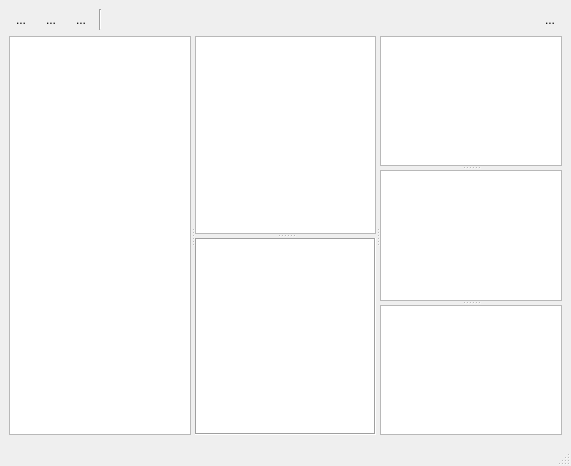
<?xml version="1.0" encoding="UTF-8"?>
<ui version="4.0">
 <class>MainWindow</class>
 <widget class="QMainWindow" name="MainWindow">
  <property name="geometry">
   <rect>
    <x>0</x>
    <y>0</y>
    <width>571</width>
    <height>466</height>
   </rect>
  </property>
  <property name="sizePolicy">
   <sizepolicy hsizetype="Expanding" vsizetype="Preferred">
    <horstretch>0</horstretch>
    <verstretch>0</verstretch>
   </sizepolicy>
  </property>
  <property name="acceptDrops">
   <bool>false</bool>
  </property>
  <property name="windowTitle">
   <string>File organizer - ...</string>
  </property>
  <property name="toolButtonStyle">
   <enum>Qt::ToolButtonIconOnly</enum>
  </property>
  <widget class="QWidget" name="centralwidget">
   <layout class="QGridLayout" name="gridLayout">
    <item row="0" column="0">
     <layout class="QHBoxLayout" name="horizontalLayout">
      <item>
       <widget class="QToolButton" name="btnFavorites">
        <property name="focusPolicy">
         <enum>Qt::ClickFocus</enum>
        </property>
        <property name="toolTip">
         <string>Favorites</string>
        </property>
        <property name="text">
         <string>...</string>
        </property>
        <property name="icon">
         <iconset>
          <normalon>:/image/Favourites.png</normalon>
         </iconset>
        </property>
        <property name="iconSize">
         <size>
          <width>24</width>
          <height>24</height>
         </size>
        </property>
        <property name="autoRaise">
         <bool>true</bool>
        </property>
       </widget>
      </item>
      <item>
       <widget class="QToolButton" name="btnScanFiles">
        <property name="focusPolicy">
         <enum>Qt::ClickFocus</enum>
        </property>
        <property name="toolTip">
         <string>Scan disk for files</string>
        </property>
        <property name="text">
         <string>...</string>
        </property>
        <property name="icon">
         <iconset>
          <normalon>:/image/Update.png</normalon>
         </iconset>
        </property>
        <property name="iconSize">
         <size>
          <width>24</width>
          <height>24</height>
         </size>
        </property>
        <property name="autoRaise">
         <bool>true</bool>
        </property>
       </widget>
      </item>
      <item>
       <widget class="QToolButton" name="btnGetFiles">
        <property name="focusPolicy">
         <enum>Qt::ClickFocus</enum>
        </property>
        <property name="toolTip">
         <string>Select files/Push and hold for options</string>
        </property>
        <property name="text">
         <string>...</string>
        </property>
        <property name="icon">
         <iconset>
          <normalon>:/image/Filter.png</normalon>
         </iconset>
        </property>
        <property name="iconSize">
         <size>
          <width>24</width>
          <height>24</height>
         </size>
        </property>
        <property name="autoRaise">
         <bool>true</bool>
        </property>
       </widget>
      </item>
      <item>
       <widget class="Line" name="line_2">
        <property name="orientation">
         <enum>Qt::Vertical</enum>
        </property>
       </widget>
      </item>
      <item>
       <spacer name="horizontalSpacer">
        <property name="orientation">
         <enum>Qt::Horizontal</enum>
        </property>
        <property name="sizeHint" stdset="0">
         <size>
          <width>40</width>
          <height>20</height>
         </size>
        </property>
       </spacer>
      </item>
      <item>
       <widget class="QToolButton" name="btnOption">
        <property name="focusPolicy">
         <enum>Qt::ClickFocus</enum>
        </property>
        <property name="toolTip">
         <string>Settings</string>
        </property>
        <property name="text">
         <string>...</string>
        </property>
        <property name="icon">
         <iconset>
          <normalon>:/image/menu.png</normalon>
         </iconset>
        </property>
        <property name="iconSize">
         <size>
          <width>24</width>
          <height>24</height>
         </size>
        </property>
        <property name="popupMode">
         <enum>QToolButton::InstantPopup</enum>
        </property>
        <property name="autoRaise">
         <bool>true</bool>
        </property>
       </widget>
      </item>
     </layout>
    </item>
    <item row="1" column="0">
     <widget class="QSplitter" name="main_splitter">
      <property name="orientation">
       <enum>Qt::Horizontal</enum>
      </property>
      <widget class="QTreeView" name="dirTree">
       <property name="font">
        <font>
         <pointsize>10</pointsize>
        </font>
       </property>
       <property name="contextMenuPolicy">
        <enum>Qt::CustomContextMenu</enum>
       </property>
       <property name="toolTip">
        <string/>
       </property>
       <property name="editTriggers">
        <set>QAbstractItemView::NoEditTriggers</set>
       </property>
       <property name="dragEnabled">
        <bool>true</bool>
       </property>
       <property name="dragDropMode">
        <enum>QAbstractItemView::DragDrop</enum>
       </property>
       <property name="defaultDropAction">
        <enum>Qt::CopyAction</enum>
       </property>
       <property name="selectionMode">
        <enum>QAbstractItemView::ExtendedSelection</enum>
       </property>
       <property name="textElideMode">
        <enum>Qt::ElideLeft</enum>
       </property>
       <property name="indentation">
        <number>16</number>
       </property>
       <property name="uniformRowHeights">
        <bool>true</bool>
       </property>
      </widget>
      <widget class="QSplitter" name="splitter_files">
       <property name="orientation">
        <enum>Qt::Vertical</enum>
       </property>
       <widget class="QTreeView" name="filesList">
        <property name="contextMenuPolicy">
         <enum>Qt::CustomContextMenu</enum>
        </property>
        <property name="toolTip">
         <string/>
        </property>
        <property name="dragEnabled">
         <bool>true</bool>
        </property>
        <property name="dragDropMode">
         <enum>QAbstractItemView::DragOnly</enum>
        </property>
        <property name="selectionMode">
         <enum>QAbstractItemView::ExtendedSelection</enum>
        </property>
        <property name="indentation">
         <number>3</number>
        </property>
        <property name="uniformRowHeights">
         <bool>true</bool>
        </property>
        <property name="sortingEnabled">
         <bool>true</bool>
        </property>
        <property name="expandsOnDoubleClick">
         <bool>false</bool>
        </property>
        <attribute name="headerStretchLastSection">
         <bool>false</bool>
        </attribute>
       </widget>
       <widget class="QTextBrowser" name="commentField">
        <property name="focusPolicy">
         <enum>Qt::ClickFocus</enum>
        </property>
        <property name="toolTip">
         <string/>
        </property>
        <property name="frameShape">
         <enum>QFrame::Box</enum>
        </property>
        <property name="frameShadow">
         <enum>QFrame::Sunken</enum>
        </property>
        <property name="readOnly">
         <bool>true</bool>
        </property>
        <property name="textInteractionFlags">
         <set>Qt::TextBrowserInteraction</set>
        </property>
       </widget>
      </widget>
      <widget class="QSplitter" name="opt_splitter">
       <property name="orientation">
        <enum>Qt::Vertical</enum>
       </property>
       <widget class="QTreeView" name="extList">
        <property name="enabled">
         <bool>true</bool>
        </property>
        <property name="focusPolicy">
         <enum>Qt::ClickFocus</enum>
        </property>
        <property name="contextMenuPolicy">
         <enum>Qt::CustomContextMenu</enum>
        </property>
        <property name="toolTip">
         <string/>
        </property>
        <property name="selectionMode">
         <enum>QAbstractItemView::ExtendedSelection</enum>
        </property>
        <property name="indentation">
         <number>10</number>
        </property>
       </widget>
       <widget class="QTreeView" name="tagsList">
        <property name="focusPolicy">
         <enum>Qt::ClickFocus</enum>
        </property>
        <property name="contextMenuPolicy">
         <enum>Qt::CustomContextMenu</enum>
        </property>
        <property name="toolTip">
         <string/>
        </property>
        <property name="selectionMode">
         <enum>QAbstractItemView::ExtendedSelection</enum>
        </property>
        <property name="indentation">
         <number>0</number>
        </property>
       </widget>
       <widget class="QTreeView" name="authorsList">
        <property name="focusPolicy">
         <enum>Qt::ClickFocus</enum>
        </property>
        <property name="contextMenuPolicy">
         <enum>Qt::CustomContextMenu</enum>
        </property>
        <property name="toolTip">
         <string/>
        </property>
        <property name="selectionMode">
         <enum>QAbstractItemView::ExtendedSelection</enum>
        </property>
        <property name="indentation">
         <number>0</number>
        </property>
        <property name="expandsOnDoubleClick">
         <bool>false</bool>
        </property>
       </widget>
      </widget>
     </widget>
    </item>
   </layout>
  </widget>
  <widget class="QStatusBar" name="statusbar"/>
  <action name="actionOpenDB">
   <property name="icon">
    <iconset>
     <normalon>:/image/Database.png</normalon>
    </iconset>
   </property>
   <property name="text">
    <string>OpenDB</string>
   </property>
   <property name="toolTip">
    <string>Open DB</string>
   </property>
   <property name="shortcut">
    <string>Ctrl+O</string>
   </property>
  </action>
  <action name="actionScanFiles">
   <property name="icon">
    <iconset>
     <normalon>:/image/Update.png</normalon>
    </iconset>
   </property>
   <property name="text">
    <string>ScanFiles</string>
   </property>
   <property name="toolTip">
    <string>Scan Files</string>
   </property>
  </action>
  <action name="actionFileFilter">
   <property name="icon">
    <iconset>
     <normalon>:/image/Filter.png</normalon>
    </iconset>
   </property>
   <property name="text">
    <string>File filter</string>
   </property>
   <property name="toolTip">
    <string>File filter</string>
   </property>
  </action>
  <action name="actionFavorites">
   <property name="icon">
    <iconset>
     <normalon>:/image/Favourites.png</normalon>
    </iconset>
   </property>
   <property name="text">
    <string>Favorites</string>
   </property>
  </action>
 </widget>
 <resources>
  <include location="res2.qrc"/>
 </resources>
 <connections>
  <connection>
   <sender>btnScanFiles</sender>
   <signal>clicked()</signal>
   <receiver>actionScanFiles</receiver>
   <slot>trigger()</slot>
   <hints>
    <hint type="sourcelabel">
     <x>53</x>
     <y>19</y>
    </hint>
    <hint type="destinationlabel">
     <x>-1</x>
     <y>-1</y>
    </hint>
   </hints>
  </connection>
  <connection>
   <sender>btnGetFiles</sender>
   <signal>clicked()</signal>
   <receiver>actionFileFilter</receiver>
   <slot>trigger()</slot>
   <hints>
    <hint type="sourcelabel">
     <x>84</x>
     <y>19</y>
    </hint>
    <hint type="destinationlabel">
     <x>-1</x>
     <y>-1</y>
    </hint>
   </hints>
  </connection>
  <connection>
   <sender>btnFavorites</sender>
   <signal>clicked()</signal>
   <receiver>actionFavorites</receiver>
   <slot>trigger()</slot>
   <hints>
    <hint type="sourcelabel">
     <x>54</x>
     <y>23</y>
    </hint>
    <hint type="destinationlabel">
     <x>-1</x>
     <y>-1</y>
    </hint>
   </hints>
  </connection>
 </connections>
</ui>
